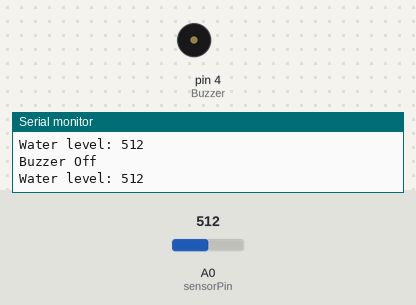
Simulated run of this sketch. Board: Arduino Uno, built with avr-gcc and run on an emulated ATmega328P. Parts: buzzer (waves = sounding, pin HIGH), the last lines printed to the serial monitor. Inputs (shaded band) come from the test bench; at power-on: A0 (sensorPin) = 512.

Above: at 1.8 s.
1.9 s: A0 (sensorPin) set to 209
4.2 s: A0 (sensorPin) set to 181
At 6.6 s:
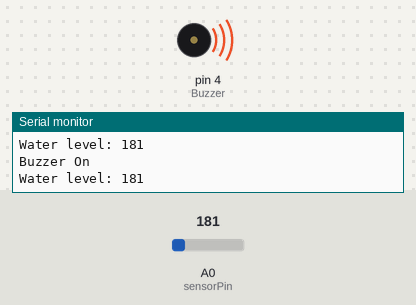
7.5 s: A0 (sensorPin) set to 210
At 10.1 s:
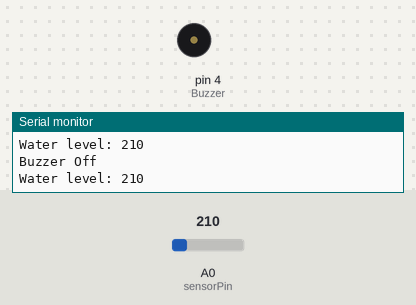
10.5 s: A0 (sensorPin) set to 190
At 12.4 s:
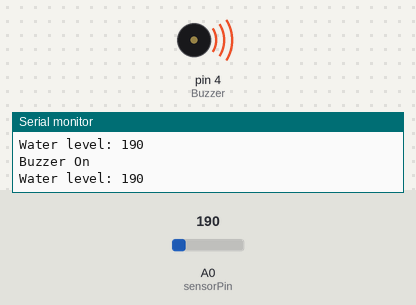
Timing chart, 0 to 13.9 s (numbered marks = the images above; inputs shaded):
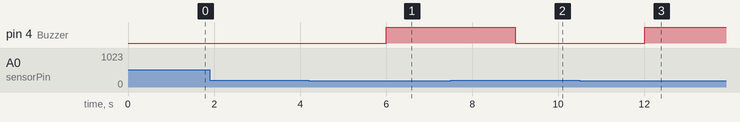

Measured:
- the behaviour switches between 200 and 199 on A0 (sensorPin) (found by bisection; images 0 and 1)
- after the input at 4.2 s, pin 4 (Buzzer): LOW → HIGH after 1.8 s
- after the input at 7.5 s, pin 4 (Buzzer): HIGH → LOW after 1.5 s
- after the input at 10.5 s, pin 4 (Buzzer): LOW → HIGH after 1.5 s

The sketch:

Calibration.ino
```cpp
#define sensorPin A0
#define Buzzer 4

int val = 0;
int Threshold = 200;

void setup()
{
  pinMode(Buzzer,OUTPUT);
  Serial.begin(9600);
}

void loop() {

  int level = readSensor();

  Serial.print("Water level: ");
  Serial.println(level);

  delay(1000);
  if (level < Threshold)
 {
  digitalWrite(Buzzer,HIGH);
  Serial.println("Buzzer On");
 }

 else
 {
  digitalWrite(Buzzer,LOW);
  Serial.println("Buzzer Off");
 }
}

  int readSensor() {

  val = analogRead(sensorPin);
  return val;
}
```
